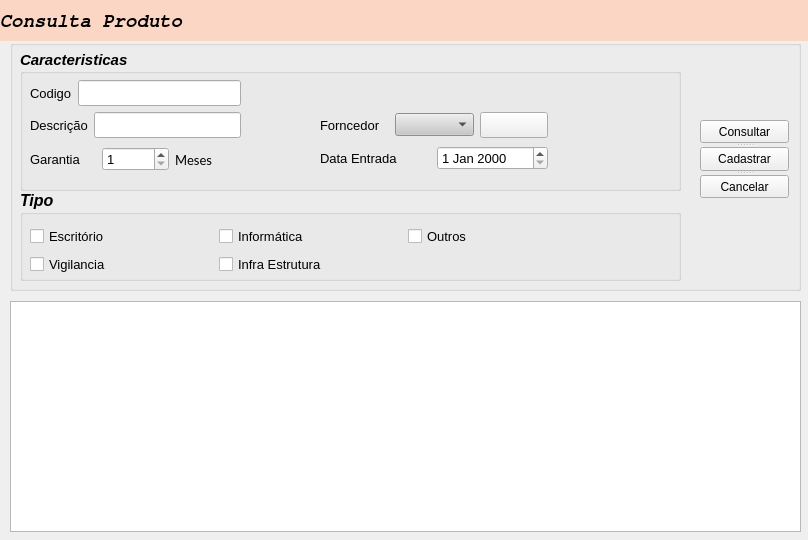
<?xml version="1.0" encoding="UTF-8"?>
<ui version="4.0">
 <class>Form</class>
 <widget class="QWidget" name="Form">
  <property name="geometry">
   <rect>
    <x>0</x>
    <y>0</y>
    <width>808</width>
    <height>540</height>
   </rect>
  </property>
  <property name="minimumSize">
   <size>
    <width>808</width>
    <height>540</height>
   </size>
  </property>
  <property name="maximumSize">
   <size>
    <width>808</width>
    <height>540</height>
   </size>
  </property>
  <property name="windowTitle">
   <string>Consulta Produto</string>
  </property>
  <widget class="QLabel" name="label_6">
   <property name="geometry">
    <rect>
     <x>0</x>
     <y>0</y>
     <width>811</width>
     <height>41</height>
    </rect>
   </property>
   <property name="styleSheet">
    <string notr="true">background-color:  rgba(255, 207, 183, 200);</string>
   </property>
   <property name="text">
    <string/>
   </property>
  </widget>
  <widget class="QLabel" name="label_3">
   <property name="geometry">
    <rect>
     <x>0</x>
     <y>10</y>
     <width>221</width>
     <height>21</height>
    </rect>
   </property>
   <property name="font">
    <font>
     <family>FreeMono</family>
     <pointsize>14</pointsize>
     <weight>75</weight>
     <italic>true</italic>
     <bold>true</bold>
    </font>
   </property>
   <property name="styleSheet">
    <string notr="true"/>
   </property>
   <property name="text">
    <string>Consulta Produto</string>
   </property>
  </widget>
  <widget class="QLabel" name="label">
   <property name="geometry">
    <rect>
     <x>720</x>
     <y>10</y>
     <width>81</width>
     <height>71</height>
    </rect>
   </property>
   <property name="styleSheet">
    <string notr="true">image: url(:/img/img/icons8-view-80.png);</string>
   </property>
   <property name="text">
    <string/>
   </property>
  </widget>
  <widget class="QGroupBox" name="groupBox">
   <property name="geometry">
    <rect>
     <x>10</x>
     <y>40</y>
     <width>791</width>
     <height>251</height>
    </rect>
   </property>
   <property name="title">
    <string/>
   </property>
   <widget class="QGroupBox" name="groupBox_2">
    <property name="geometry">
     <rect>
      <x>10</x>
      <y>150</y>
      <width>661</width>
      <height>91</height>
     </rect>
    </property>
    <property name="font">
     <font>
      <pointsize>12</pointsize>
      <weight>75</weight>
      <italic>true</italic>
      <bold>true</bold>
     </font>
    </property>
    <property name="title">
     <string>Tipo</string>
    </property>
    <widget class="QWidget" name="layoutWidget">
     <property name="geometry">
      <rect>
       <x>10</x>
       <y>35</y>
       <width>561</width>
       <height>52</height>
      </rect>
     </property>
     <layout class="QGridLayout" name="gridLayout_4">
      <item row="0" column="1">
       <widget class="QCheckBox" name="informatica">
        <property name="font">
         <font>
          <pointsize>10</pointsize>
          <weight>50</weight>
          <italic>false</italic>
          <bold>false</bold>
         </font>
        </property>
        <property name="text">
         <string>Informática</string>
        </property>
       </widget>
      </item>
      <item row="0" column="2">
       <widget class="QCheckBox" name="outros">
        <property name="font">
         <font>
          <pointsize>10</pointsize>
          <weight>50</weight>
          <italic>false</italic>
          <bold>false</bold>
         </font>
        </property>
        <property name="text">
         <string>Outros</string>
        </property>
       </widget>
      </item>
      <item row="1" column="0">
       <widget class="QCheckBox" name="vigilancia">
        <property name="font">
         <font>
          <pointsize>10</pointsize>
          <weight>50</weight>
          <italic>false</italic>
          <bold>false</bold>
         </font>
        </property>
        <property name="text">
         <string>Vigilancia</string>
        </property>
       </widget>
      </item>
      <item row="1" column="1" colspan="2">
       <widget class="QCheckBox" name="infraestrutura">
        <property name="font">
         <font>
          <pointsize>10</pointsize>
          <weight>50</weight>
          <italic>false</italic>
          <bold>false</bold>
         </font>
        </property>
        <property name="text">
         <string>Infra Estrutura</string>
        </property>
       </widget>
      </item>
      <item row="0" column="0">
       <widget class="QCheckBox" name="escritorio">
        <property name="font">
         <font>
          <pointsize>10</pointsize>
          <weight>50</weight>
          <italic>false</italic>
          <bold>false</bold>
         </font>
        </property>
        <property name="text">
         <string>Escritório</string>
        </property>
       </widget>
      </item>
     </layout>
    </widget>
   </widget>
   <widget class="QSplitter" name="splitter_3">
    <property name="geometry">
     <rect>
      <x>10</x>
      <y>50</y>
      <width>337</width>
      <height>23</height>
     </rect>
    </property>
    <property name="orientation">
     <enum>Qt::Horizontal</enum>
    </property>
   </widget>
   <widget class="QSplitter" name="splitter_2">
    <property name="geometry">
     <rect>
      <x>10</x>
      <y>80</y>
      <width>337</width>
      <height>23</height>
     </rect>
    </property>
    <property name="orientation">
     <enum>Qt::Horizontal</enum>
    </property>
   </widget>
   <widget class="QSplitter" name="splitter">
    <property name="geometry">
     <rect>
      <x>690</x>
      <y>80</y>
      <width>89</width>
      <height>78</height>
     </rect>
    </property>
    <property name="orientation">
     <enum>Qt::Vertical</enum>
    </property>
    <widget class="QPushButton" name="consultar">
     <property name="text">
      <string>Consultar</string>
     </property>
     <property name="icon">
      <iconset resource="recursos.qrc">
       <normaloff>:/img/img/icons8-search-filled.svg</normaloff>:/img/img/icons8-search-filled.svg</iconset>
     </property>
    </widget>
    <widget class="QPushButton" name="cadastrar">
     <property name="text">
      <string>Cadastrar</string>
     </property>
     <property name="icon">
      <iconset resource="recursos.qrc">
       <normaloff>:/img/img/icons8-product-26.png</normaloff>:/img/img/icons8-product-26.png</iconset>
     </property>
    </widget>
    <widget class="QPushButton" name="cancelar">
     <property name="text">
      <string>Cancelar</string>
     </property>
     <property name="icon">
      <iconset resource="recursos.qrc">
       <normaloff>:/img/img/icons8-cancelar.svg</normaloff>:/img/img/icons8-cancelar.svg</iconset>
     </property>
    </widget>
   </widget>
   <widget class="QGroupBox" name="groupBox_3">
    <property name="geometry">
     <rect>
      <x>10</x>
      <y>10</y>
      <width>661</width>
      <height>141</height>
     </rect>
    </property>
    <property name="font">
     <font>
      <pointsize>11</pointsize>
      <weight>75</weight>
      <italic>true</italic>
      <bold>true</bold>
     </font>
    </property>
    <property name="title">
     <string>Caracteristicas</string>
    </property>
    <widget class="QWidget" name="layoutWidget_18">
     <property name="geometry">
      <rect>
       <x>10</x>
       <y>30</y>
       <width>211</width>
       <height>95</height>
      </rect>
     </property>
     <layout class="QVBoxLayout" name="verticalLayout_7">
      <item>
       <layout class="QHBoxLayout" name="horizontalLayout_10">
        <item>
         <widget class="QLabel" name="label_26">
          <property name="font">
           <font>
            <pointsize>10</pointsize>
            <weight>50</weight>
            <italic>false</italic>
            <bold>false</bold>
           </font>
          </property>
          <property name="text">
           <string>Codigo</string>
          </property>
         </widget>
        </item>
        <item>
         <widget class="QLineEdit" name="codigo_4">
          <property name="enabled">
           <bool>true</bool>
          </property>
         </widget>
        </item>
       </layout>
      </item>
      <item>
       <layout class="QHBoxLayout" name="horizontalLayout_11">
        <item>
         <widget class="QLabel" name="label_27">
          <property name="font">
           <font>
            <pointsize>10</pointsize>
            <weight>50</weight>
            <italic>false</italic>
            <bold>false</bold>
           </font>
          </property>
          <property name="text">
           <string>Descrição</string>
          </property>
         </widget>
        </item>
        <item>
         <widget class="QLineEdit" name="descricao_4">
          <property name="enabled">
           <bool>true</bool>
          </property>
         </widget>
        </item>
       </layout>
      </item>
      <item>
       <layout class="QHBoxLayout" name="horizontalLayout_12">
        <item>
         <widget class="QLabel" name="label_28">
          <property name="font">
           <font>
            <pointsize>10</pointsize>
            <weight>50</weight>
            <italic>false</italic>
            <bold>false</bold>
           </font>
          </property>
          <property name="text">
           <string>Garantia</string>
          </property>
         </widget>
        </item>
        <item>
         <widget class="QSpinBox" name="garantia_4">
          <property name="font">
           <font>
            <pointsize>10</pointsize>
            <weight>50</weight>
            <italic>false</italic>
            <bold>false</bold>
           </font>
          </property>
          <property name="minimum">
           <number>1</number>
          </property>
         </widget>
        </item>
        <item>
         <widget class="QLabel" name="label_29">
          <property name="font">
           <font>
            <family>Lato</family>
            <pointsize>10</pointsize>
            <weight>50</weight>
            <italic>false</italic>
            <bold>false</bold>
            <kerning>false</kerning>
           </font>
          </property>
          <property name="text">
           <string>Meses</string>
          </property>
         </widget>
        </item>
       </layout>
      </item>
     </layout>
    </widget>
    <widget class="QWidget" name="layoutWidget_19">
     <property name="geometry">
      <rect>
       <x>300</x>
       <y>60</y>
       <width>228</width>
       <height>63</height>
      </rect>
     </property>
     <layout class="QVBoxLayout" name="verticalLayout_8">
      <item>
       <layout class="QHBoxLayout" name="horizontalLayout_13">
        <item>
         <widget class="QLabel" name="label_30">
          <property name="font">
           <font>
            <pointsize>10</pointsize>
            <weight>50</weight>
            <italic>false</italic>
            <bold>false</bold>
           </font>
          </property>
          <property name="text">
           <string>Forncedor</string>
          </property>
         </widget>
        </item>
        <item>
         <widget class="QComboBox" name="fornecedor_4">
          <property name="font">
           <font>
            <pointsize>10</pointsize>
           </font>
          </property>
          <property name="styleSheet">
           <string notr="true">background-color:  rgb(200,200,200);</string>
          </property>
         </widget>
        </item>
        <item>
         <widget class="QPushButton" name="adicionar_4">
          <property name="text">
           <string/>
          </property>
          <property name="icon">
           <iconset resource="recursos.qrc">
            <normaloff>:/img/img/icons8-plus.svg</normaloff>:/img/img/icons8-plus.svg</iconset>
          </property>
         </widget>
        </item>
       </layout>
      </item>
      <item>
       <layout class="QHBoxLayout" name="horizontalLayout_14">
        <item>
         <widget class="QLabel" name="label_31">
          <property name="font">
           <font>
            <pointsize>10</pointsize>
            <weight>50</weight>
            <italic>false</italic>
            <bold>false</bold>
           </font>
          </property>
          <property name="text">
           <string>Data Entrada</string>
          </property>
         </widget>
        </item>
        <item>
         <widget class="QDateEdit" name="data_entrada_4">
          <property name="font">
           <font>
            <pointsize>10</pointsize>
            <weight>50</weight>
            <italic>false</italic>
            <bold>false</bold>
           </font>
          </property>
         </widget>
        </item>
       </layout>
      </item>
     </layout>
    </widget>
   </widget>
  </widget>
  <widget class="QTableWidget" name="tabela">
   <property name="geometry">
    <rect>
     <x>10</x>
     <y>301</y>
     <width>791</width>
     <height>231</height>
    </rect>
   </property>
  </widget>
  <zorder>label_6</zorder>
  <zorder>label_3</zorder>
  <zorder>groupBox</zorder>
  <zorder>label</zorder>
  <zorder>tabela</zorder>
 </widget>
 <resources>
  <include location="recursos.qrc"/>
 </resources>
 <connections/>
</ui>
